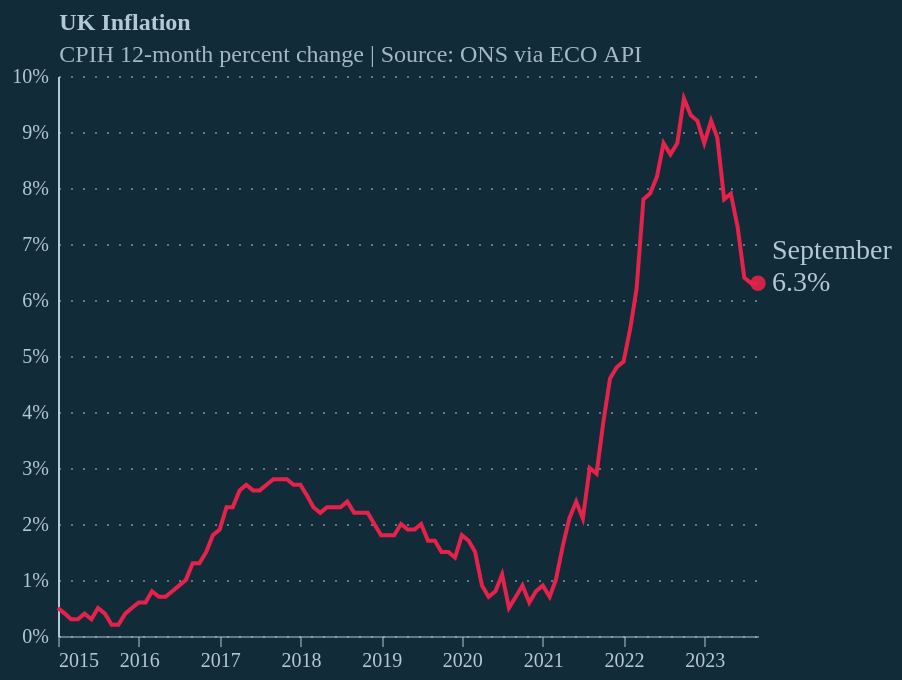

Describe this chart as a Vega-Lite specification.
### Vega-Lite specification from a JSON file in a GitHub repository (floating-point values rounded to 4 significant figures)
{"config": {"background": "#122b39", "font": "Circular Std", "axisX": {"labelColor": "#b4c8d8", "tickColor": "#b4c8d8", "domainColor": "#b4c8d8", "domainOpacity": 0.5, "grid": false, "labelAngle": 0, "tickCount": 10, "tickOpacity": 0.5, "title": null}, "axisY": {"labelColor": "#b4c8d8", "tickColor": "#b4c8d8", "domainColor": "#b4c8d8", "gridColor": "#b4c8d8", "gridDash": [1, 5], "gridOpacity": 0.5, "labelPadding": 5, "tickCount": 8, "tickOpacity": 0.5, "ticks": false, "title": "12-month percent change | Source: BLS via FRED", "titleAlign": "left", "titleAngle": 0, "titleBaseline": "bottom", "titleColor": "#b4c8d8", "titleFontSize": 12, "titleOpacity": 0.9, "titleX": 0, "titleY": -7, "format": "%"}, "line": {"color": "#e6224b"}, "view": {"stroke": null, "continuousWidth": 350, "continuousHeight": 280}, "title": {"anchor": "start", "dx": 24, "fontSize": 12, "subtitleFontSize": 12, "color": "#b4c8d8", "subtitleColor": "#b4c8d8E6", "subtitlePadding": 4, "offset": -1}}, "layer": [{"data": {"name": "data-bb4261d4a1be07b81b08ac43a32ed018"}, "mark": {"type": "line"}, "encoding": {"x": {"field": "date", "type": "temporal"}, "y": {"field": "value", "type": "quantitative"}}}, {"data": {"name": "data-800a2eca7c243010b5fab15a46d001b2"}, "mark": {"type": "point", "color": "#e6224b", "filled": true, "opacity": 0.9, "size": 60}, "encoding": {"x": {"field": "date", "type": "temporal"}, "y": {"field": "value", "type": "quantitative"}}}, {"data": {"name": "data-800a2eca7c243010b5fab15a46d001b2"}, "mark": {"type": "text", "align": "left", "baseline": "middle", "color": "#b4c8d8", "dx": 7, "dy": 0, "fontSize": 14}, "encoding": {"text": {"field": "value", "format": ".1%", "type": "quantitative"}, "x": {"field": "date", "type": "temporal"}, "y": {"field": "value", "type": "quantitative"}}}, {"data": {"name": "data-800a2eca7c243010b5fab15a46d001b2"}, "mark": {"type": "text", "align": "left", "baseline": "middle", "color": "#b4c8d8", "dx": 7, "dy": -16, "fontSize": 14}, "encoding": {"text": {"field": "date", "format": "%B", "type": "temporal"}, "x": {"field": "date", "type": "temporal"}, "y": {"field": "value", "type": "quantitative"}}}], "title": {"text": "UK Inflation", "subtitle": "CPIH 12-month percent change | Source: ONS via ECO API"}, "$schema": "https://vega.github.io/schema/vega-lite/v5.8.0.json", "datasets": {"data-bb4261d4a1be07b81b08ac43a32ed018": [{"date": "2015-01-01T00:00:00", "value": 0.005}, {"date": "2015-02-01T00:00:00", "value": 0.004}, {"date": "2015-03-01T00:00:00", "value": 0.003}, {"date": "2015-04-01T00:00:00", "value": 0.003}, {"date": "2015-05-01T00:00:00", "value": 0.004}, {"date": "2015-06-01T00:00:00", "value": 0.003}, {"date": "2015-07-01T00:00:00", "value": 0.005}, {"date": "2015-08-01T00:00:00", "value": 0.004}, {"date": "2015-09-01T00:00:00", "value": 0.002}, {"date": "2015-10-01T00:00:00", "value": 0.002}, {"date": "2015-11-01T00:00:00", "value": 0.004}, {"date": "2015-12-01T00:00:00", "value": 0.005}, {"date": "2016-01-01T00:00:00", "value": 0.006}, {"date": "2016-02-01T00:00:00", "value": 0.006}, {"date": "2016-03-01T00:00:00", "value": 0.008}, {"date": "2016-04-01T00:00:00", "value": 0.007}, {"date": "2016-05-01T00:00:00", "value": 0.007}, {"date": "2016-06-01T00:00:00", "value": 0.008}, {"date": "2016-07-01T00:00:00", "value": 0.009}, {"date": "2016-08-01T00:00:00", "value": 0.01}, {"date": "2016-09-01T00:00:00", "value": 0.013}, {"date": "2016-10-01T00:00:00", "value": 0.013}, {"date": "2016-11-01T00:00:00", "value": 0.015}, {"date": "2016-12-01T00:00:00", "value": 0.018}, {"date": "2017-01-01T00:00:00", "value": 0.019}, {"date": "2017-02-01T00:00:00", "value": 0.023}, {"date": "2017-03-01T00:00:00", "value": 0.023}, {"date": "2017-04-01T00:00:00", "value": 0.026}, {"date": "2017-05-01T00:00:00", "value": 0.027}, {"date": "2017-06-01T00:00:00", "value": 0.026}, {"date": "2017-07-01T00:00:00", "value": 0.026}, {"date": "2017-08-01T00:00:00", "value": 0.027}, {"date": "2017-09-01T00:00:00", "value": 0.028}, {"date": "2017-10-01T00:00:00", "value": 0.028}, {"date": "2017-11-01T00:00:00", "value": 0.028}, {"date": "2017-12-01T00:00:00", "value": 0.027}, {"date": "2018-01-01T00:00:00", "value": 0.027}, {"date": "2018-02-01T00:00:00", "value": 0.025}, {"date": "2018-03-01T00:00:00", "value": 0.023}, {"date": "2018-04-01T00:00:00", "value": 0.022}, {"date": "2018-05-01T00:00:00", "value": 0.023}, {"date": "2018-06-01T00:00:00", "value": 0.023}, {"date": "2018-07-01T00:00:00", "value": 0.023}, {"date": "2018-08-01T00:00:00", "value": 0.024}, {"date": "2018-09-01T00:00:00", "value": 0.022}, {"date": "2018-10-01T00:00:00", "value": 0.022}, {"date": "2018-11-01T00:00:00", "value": 0.022}, {"date": "2018-12-01T00:00:00", "value": 0.02}, {"date": "2019-01-01T00:00:00", "value": 0.018}, {"date": "2019-02-01T00:00:00", "value": 0.018}, {"date": "2019-03-01T00:00:00", "value": 0.018}, {"date": "2019-04-01T00:00:00", "value": 0.02}, {"date": "2019-05-01T00:00:00", "value": 0.019}, {"date": "2019-06-01T00:00:00", "value": 0.019}, {"date": "2019-07-01T00:00:00", "value": 0.02}, {"date": "2019-08-01T00:00:00", "value": 0.017}, {"date": "2019-09-01T00:00:00", "value": 0.017}, {"date": "2019-10-01T00:00:00", "value": 0.015}, {"date": "2019-11-01T00:00:00", "value": 0.015}, {"date": "2019-12-01T00:00:00", "value": 0.014}, {"date": "2020-01-01T00:00:00", "value": 0.018}, {"date": "2020-02-01T00:00:00", "value": 0.017}, {"date": "2020-03-01T00:00:00", "value": 0.015}, {"date": "2020-04-01T00:00:00", "value": 0.009}, {"date": "2020-05-01T00:00:00", "value": 0.007}, {"date": "2020-06-01T00:00:00", "value": 0.008}, {"date": "2020-07-01T00:00:00", "value": 0.011}, {"date": "2020-08-01T00:00:00", "value": 0.005}, {"date": "2020-09-01T00:00:00", "value": 0.007}, {"date": "2020-10-01T00:00:00", "value": 0.009}, {"date": "2020-11-01T00:00:00", "value": 0.006}, {"date": "2020-12-01T00:00:00", "value": 0.008}, {"date": "2021-01-01T00:00:00", "value": 0.009}, {"date": "2021-02-01T00:00:00", "value": 0.007}, {"date": "2021-03-01T00:00:00", "value": 0.01}, {"date": "2021-04-01T00:00:00", "value": 0.016}, {"date": "2021-05-01T00:00:00", "value": 0.021}, {"date": "2021-06-01T00:00:00", "value": 0.024}, {"date": "2021-07-01T00:00:00", "value": 0.021}, {"date": "2021-08-01T00:00:00", "value": 0.03}, {"date": "2021-09-01T00:00:00", "value": 0.029}, {"date": "2021-10-01T00:00:00", "value": 0.038}, {"date": "2021-11-01T00:00:00", "value": 0.046}, {"date": "2021-12-01T00:00:00", "value": 0.048}, {"date": "2022-01-01T00:00:00", "value": 0.049}, {"date": "2022-02-01T00:00:00", "value": 0.055}, {"date": "2022-03-01T00:00:00", "value": 0.062}, {"date": "2022-04-01T00:00:00", "value": 0.078}, {"date": "2022-05-01T00:00:00", "value": 0.079}, {"date": "2022-06-01T00:00:00", "value": 0.082}, {"date": "2022-07-01T00:00:00", "value": 0.088}, {"date": "2022-08-01T00:00:00", "value": 0.086}, {"date": "2022-09-01T00:00:00", "value": 0.088}, {"date": "2022-10-01T00:00:00", "value": 0.096}, {"date": "2022-11-01T00:00:00", "value": 0.093}, {"date": "2022-12-01T00:00:00", "value": 0.092}, {"date": "2023-01-01T00:00:00", "value": 0.088}, {"date": "2023-02-01T00:00:00", "value": 0.092}, {"date": "2023-03-01T00:00:00", "value": 0.089}, {"date": "2023-04-01T00:00:00", "value": 0.078}, {"date": "2023-05-01T00:00:00", "value": 0.079}, {"date": "2023-06-01T00:00:00", "value": 0.073}, {"date": "2023-07-01T00:00:00", "value": 0.064}, {"date": "2023-08-01T00:00:00", "value": 0.063}, {"date": "2023-09-01T00:00:00", "value": 0.063}], "data-800a2eca7c243010b5fab15a46d001b2": [{"date": "2023-09-01T00:00:00", "value": 0.063}]}, "width": 350, "height": 280}
